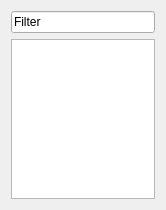
<?xml version="1.0" encoding="UTF-8"?>
<ui version="4.0">
 <class>QStrBrowser</class>
 <widget class="QWidget" name="QStrBrowser">
  <property name="geometry">
   <rect>
    <x>0</x>
    <y>0</y>
    <width>166</width>
    <height>210</height>
   </rect>
  </property>
  <property name="sizePolicy">
   <sizepolicy hsizetype="Fixed" vsizetype="Minimum">
    <horstretch>0</horstretch>
    <verstretch>0</verstretch>
   </sizepolicy>
  </property>
  <property name="minimumSize">
   <size>
    <width>166</width>
    <height>200</height>
   </size>
  </property>
  <property name="maximumSize">
   <size>
    <width>166</width>
    <height>16777215</height>
   </size>
  </property>
  <property name="windowTitle">
   <string>Term list</string>
  </property>
  <layout class="QVBoxLayout" name="verticalLayout">
   <item>
    <widget class="QLineEdit" name="lineEdit">
     <property name="sizePolicy">
      <sizepolicy hsizetype="Expanding" vsizetype="Fixed">
       <horstretch>0</horstretch>
       <verstretch>0</verstretch>
      </sizepolicy>
     </property>
     <property name="toolTip">
      <string>&lt;html&gt;&lt;head/&gt;&lt;body&gt;&lt;p&gt;Filter out terms by writing here&lt;/p&gt;&lt;/body&gt;&lt;/html&gt;</string>
     </property>
     <property name="text">
      <string>Filter</string>
     </property>
    </widget>
   </item>
   <item>
    <widget class="QWidget" name="widget" native="true">
     <layout class="QVBoxLayout" name="verticalLayout_2">
      <property name="spacing">
       <number>0</number>
      </property>
      <property name="leftMargin">
       <number>0</number>
      </property>
      <property name="topMargin">
       <number>0</number>
      </property>
      <property name="rightMargin">
       <number>0</number>
      </property>
      <property name="bottomMargin">
       <number>0</number>
      </property>
      <item>
       <widget class="QListWidget" name="listWidget"/>
      </item>
     </layout>
    </widget>
   </item>
  </layout>
 </widget>
 <resources/>
 <connections/>
</ui>
